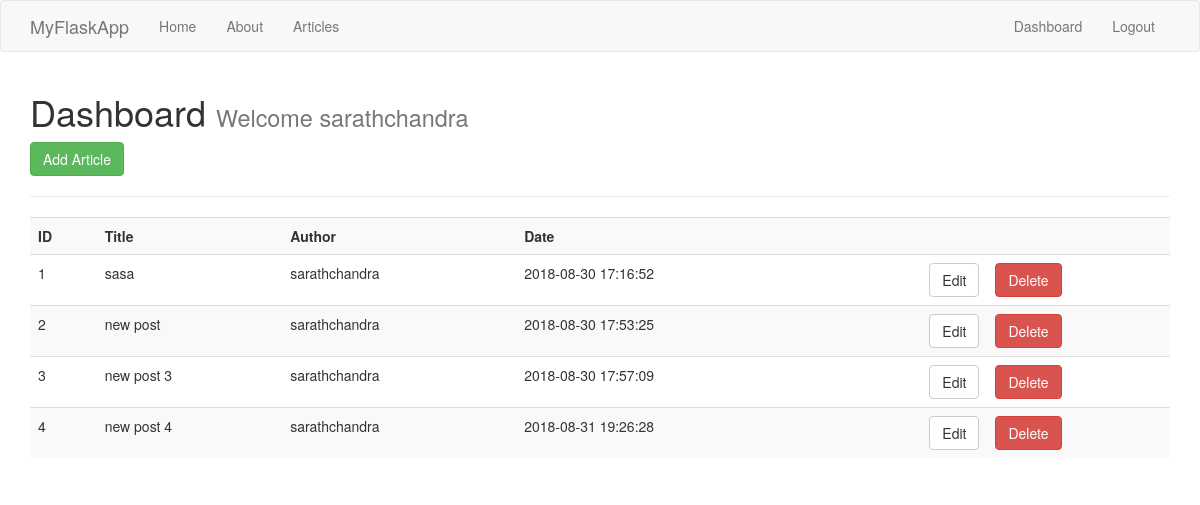
The page /dashboard (signed in) on the database as committed earlier.
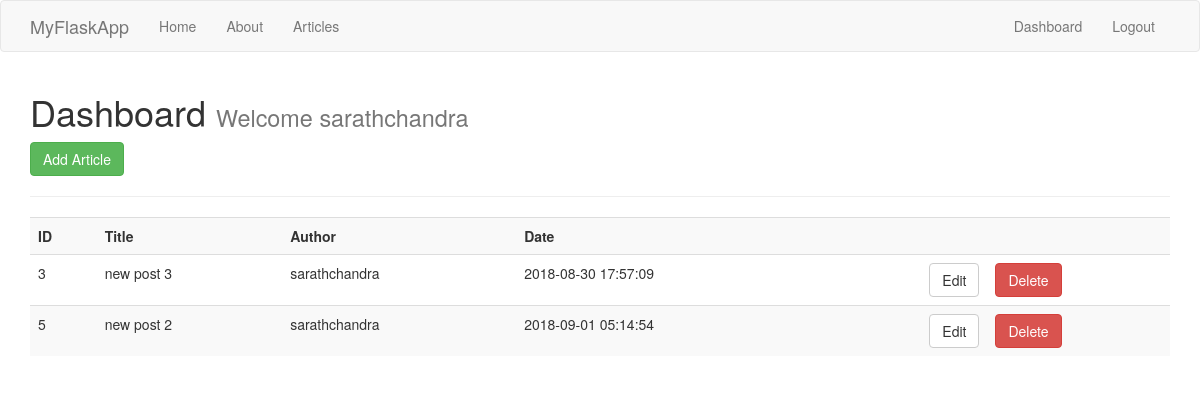
The same page on the database as committed later.
### tables this page shows
CREATE TABLE 'flask_articles' (     'id' INTEGER PRIMARY KEY AUTOINCREMENT,     'title' varchar(100) NOT NULL,     'author' varchar(100) NOT NULL,     'body' text,     'create_date' timestamp NOT NULL DEFAULT CURRENT_TIMESTAMP);

### app.py (the view)
@app.route('/dashboard')
@is_logged_in
def dashboard():
    cursor = connection.cursor()
    connection.row_factory = dict_factory
    result = cursor.execute("SELECT * FROM flask_articles")
    articles = cursor.fetchall()
    if result:
        return render_template('dashboard.html', articles=articles)
    else:
        msg = 'No Articles Found'
        return render_template('dashboard.html', msg=msg)
    cursor.close()

### app.py (called while the page is built)
def dict_factory(cursor, row):
    d = {}
    for idx, col in enumerate(cursor.description):
        d[col[0]] = row[idx]
    return d

def is_logged_in(f):
    @wraps(f)
    def wrap(*args, **kwargs):
        if 'logged_in' in session:
            return f(*args, **kwargs)
        else:
            flash('Unauthorized, Please login', 'danger')
            return redirect(url_for('login'))
    return wrap

### templates/dashboard.html (shortened to what this page needs)
{% extends 'layout.html' %}
{% block body %}
  <h1>Dashboard <small> Welcome {{session.username}}</small></h1>
  <a class="btn btn-success" href="/add_article"> Add Article</a>
  <hr>
  <table class="table table-striped">
    <tr>
      <th>ID</th>
      <th>Title</th>
      <th>Author</th>
      <th>Date</th>
      <th></th>
      <th></th>
    </tr>
    {% for article in articles %}
      <tr>
        <td>{{article.id}}</td>
        <td>{{article.title}}</td>
        <td>{{article.author}}</td>
        <td>{{article.create_date}}</td>
        <td><a href="article_edit/{{article.id}}" class="btn btn-default pull-right">Edit</a></td>
        <td>
          <form action="{{url_for('delete_article', id=article.id)}}" method="post">
            <input type="submit" value="Delete" class="btn btn-danger">
          </form>
        </td>
      </tr>
    {% endfor %}
  </table>
{% endblock %}

### templates/layout.html (shortened to what this page needs)
<!DOCTYPE html>
<html lang="en" dir="ltr">
  <head>
    <link rel="stylesheet" href="https://maxcdn.bootstrapcdn.com/bootstrap/3.3.7/css/bootstrap.min.css">
  </head>
  <body>
    {% include 'includes/_navbar.html'%}
    <div class="container">
      {%block body%}{%endblock%}
    </div>
  </body>
</html>

### templates/includes/_navbar.html (shortened to what this page needs)
<nav class="navbar navbar-default">
      <div class="container">
        <div class="navbar-header">
          <a class="navbar-brand" href="/">MyFlaskApp</a>
        </div>
        <div id="navbar" class="collapse navbar-collapse">
          <ul class="nav navbar-nav">
            <li><a href="/">Home</a></li>
            <li><a href="/about">About</a></li>
            <li><a href="/articles">Articles</a></li>
          </ul>
          <ul class="nav navbar-nav navbar-right">
            {% if session.logged_in %}
              <li><a href="/dashboard">Dashboard</a></li>
              <li><a href="/logout">Logout</a></li>
            {% else %}
            <li><a href="/dashboard">Dashboard</a></li>
              <li><a href="/register">Register</a></li>
              <li><a href="/login">Login</a></li>
            {% endif %}
          </ul>
        </div>
      </div>
    </nav>

Rows that differ between the two databases and show on the page:
removed flask_articles: id "1", title "sasa", author "sarathchandra", create_date "2018-08-30 17:16:52"
removed flask_articles: id "2", title "new post", author "sarathchandra", create_date "2018-08-30 17:53:25"
removed flask_articles: id "4", title "new post 4", author "sarathchandra", create_date "2018-08-31 19:26:28"
added flask_articles: id "5", title "new post 2", author "sarathchandra", create_date "2018-09-01 05:14:54"
